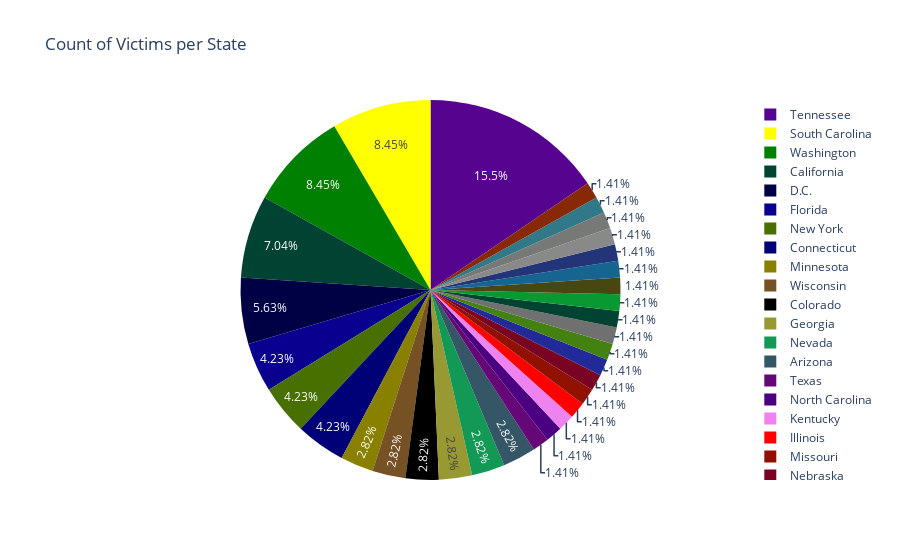

Here is the notebook cell this chart was saved with:
### Code cell
fig = px.pie(values=us_mass_shooting.STATE.value_counts(), names=[
    'Tennessee', 'South Carolina', 'Washington', 'California', 'D.C.',
    'Florida', 'New York', 'Connecticut', 'Minnesota', 'Wisconsin',
    'Colorado', 'Georgia', 'Nevada', 'Arizona', 'Texas',
    'North Carolina', 'Kentucky', 'Illinois', 'Missouri', 'Nebraska',
    'Virginia', 'Utah', 'Pennsylvania', 'Ohio', 'Mississippi',
    'Massachusetts', 'Hawaii', 'Oregon', 'Arkansas', 'Michigan',
    'Iowa', 'Oklahoma'
    ], color_discrete_sequence=['#560390','yellow', 'green', '#004332', '#000144', '#090090','#477000', '#000077', '#898000', '#755123',
                                    '#000000','#999933', '#129955', '#345666', '#660777', 'indigo','violet', 'red', '#901100', '#790323',
                                    '#222999','#438111', '#707070', '#004332', '#099933', '#474712','#166590', '#233478', '#898989', '#777977',
                                    '#317888','#872907'
                                    ], title='Count of Victims per State', data_frame=us_mass_shooting)
fig

### Figure 1 — Plotly figure (JSON) as saved in the notebook; plotly's stock layout.template omitted (floating-point values rounded to 4 significant figures)
{"data": [{"domain": {"x": [0, 1], "y": [0, 1]}, "hovertemplate": "label=%{label}<br>value=%{value}<extra></extra>", "labels": ["Tennessee", "South Carolina", "Washington", "California", "D.C.", "Florida", "New York", "Connecticut", "Minnesota", "Wisconsin", "Colorado", "Georgia", "Nevada", "Arizona", "Texas", "North Carolina", "Kentucky", "Illinois", "Missouri", "Nebraska", "Virginia", "Utah", "Pennsylvania", "Ohio", "Mississippi", "Massachusetts", "Hawaii", "Oregon", "Arkansas", "Michigan", "Iowa", "Oklahoma"], "legendgroup": "", "name": "", "showlegend": true, "type": "pie", "values": [11, 6, 6, 5, 4, 3, 3, 3, 2, 2, 2, 2, 2, 2, 1, 1, 1, 1, 1, 1, 1, 1, 1, 1, 1, 1, 1, 1, 1, 1, 1, 1]}], "layout": {"legend": {"tracegroupgap": 0}, "piecolorway": ["#560390", "yellow", "green", "#004332", "#000144", "#090090", "#477000", "#000077", "#898000", "#755123", "#000000", "#999933", "#129955", "#345666", "#660777", "indigo", "violet", "red", "#901100", "#790323", "#222999", "#438111", "#707070", "#004332", "#099933", "#474712", "#166590", "#233478", "#898989", "#777977", "#317888", "#872907"], "title": {"text": "Count of Victims per State"}}}
